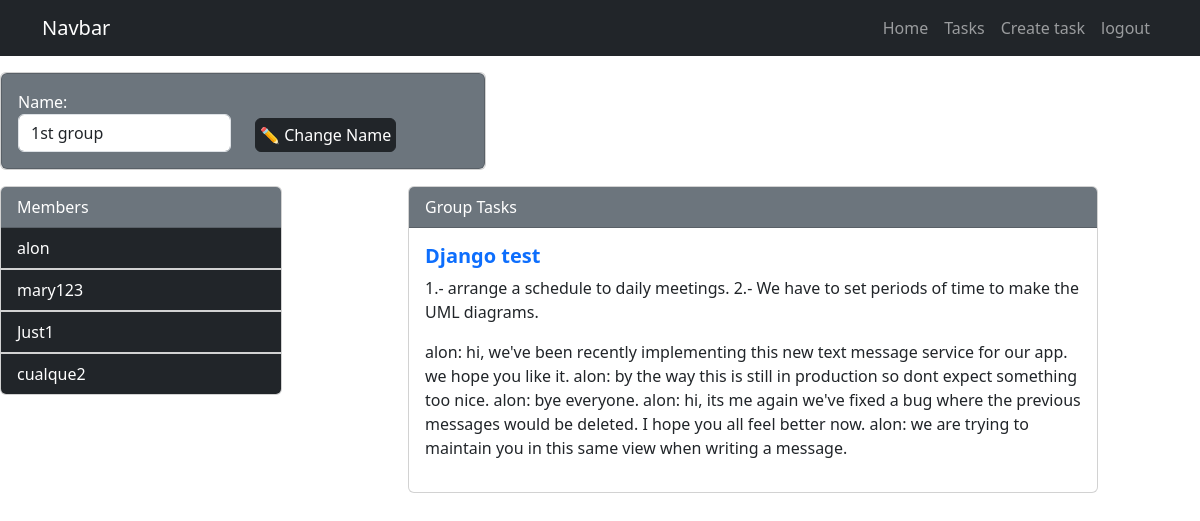
Page /tasks/manage/group/3/modify (signed in) on the committed database.
### tasks/models.py (models this page shows, shortened)
class GroupUsers(models.Model):
    name = models.CharField(max_length=128)
    members = models.ManyToManyField(User, through="GroupMembers")

class GroupMembers(models.Model):
    person = models.ForeignKey(User, on_delete=models.CASCADE)
    group = models.ForeignKey(GroupUsers, on_delete=models.CASCADE, related_name='group_members')
    date_joined = models.DateTimeField(auto_now_add=True)
    invite_reason = models.CharField(max_length=64, null=True)

class TaskGroup(models.Model):
    title = models.CharField(max_length=100)
    description = models.TextField(blank=True)
    created = models.DateTimeField(auto_now_add=True)
    datecompleted = models.DateTimeField(null=True, blank=True)
    coment= models.TextField(blank=True)
    group = models.ForeignKey(GroupUsers, on_delete=models.CASCADE, related_name='task_groups')

### tasks/views.py (the view)
# urls.py: path('tasks/manage/group/<int:group_id>/modify',views.modifyGroup, name="modifyGroup"),
def modifyGroup(request, group_id):
    if request.method == 'GET':
        group = get_object_or_404(GroupUsers , pk= group_id)
        members = GroupMembers.objects.filter(group=group_id)
        tasks = TaskGroup.objects.filter(group=group_id)
        form = GroupForm(instance=group)
        return render (request, 'group_detail.html' , {'form':form , 'members':members, 'tasks':tasks})
    else:
        group = get_object_or_404(GroupUsers,pk= group_id)
        form= GroupForm(request.POST, instance=group)
        form.save()
        return redirect('managegroup')

### tasks/forms.py
class GroupForm(forms.ModelForm):
    class Meta:
        model = GroupUsers
        fields = ['name']
        widgets = {
            'name': forms.TextInput(attrs={'class': 'form-control','placeholder':'Enter name of group'}),
        }

### tasks/templates/group_detail.html (shortened to what this page needs)
{% extends 'base.html' %}
{% block content %}
    <div class="row mt-3">
        <div class="col-5">
            <div class="card">
                <div class="card card-body text-white bg-secondary">
                    <form method="POST">
                        <div class="row align-items-end">
                            <div class="col">
                                {{form}}
                            </div>
                            <div class="col">
                                <button class="btn btn-dark p-1"> ✏️ Change Name </button>
                            </div>
                        </div>
                    </form>
                </div>
            </div>
        </div>
    </div>
    <div class="row mt-3 ">
        <div class="col-3">
            <div class="card">
                <div class="card-header bg-secondary text-white">Members</div>
                {% for x in members %}
                <ul class="list-group list-group-flush">
                    <li class="list-group-item bg-dark text-white">{{x.person.username}}</li>
                </ul>
                {% endfor %}
            </div>
        </div>
        <div class="col-7 mx-auto">
            <div class="card">
                <div class="card-header bg-secondary text-white">Group Tasks</div>
                {% for x in tasks %}
                <div class="card-body">
                    <h5 class="card-title">
                        <a class="text-decoration-none" href="{% url 'groupTaskDetail' x.id %}">
                            <strong> {{x.title}}</strong>
                        </a>
                    </h5>
                    <p class="card-text">{{x.description}}</p>
                    <p class="card-text">{{x.coment}}</p>
                </div>
                {% endfor %}
            </div>
        </div>
    </div>
{% endblock %}

### rows in the picture
GroupUsers: name "1st group"
GroupMembers: person.username "alon"
GroupMembers: person.username "mary123"
GroupMembers: person.username "Just1"
GroupMembers: person.username "cualque2"
TaskGroup: title "Django test", description "1.- arrange a schedule to daily meetings. 2.- We have to set periods of time to make the UML diagrams.", coment "alon: hi, we've been recently implementing this new text message service for our app. we hope you like it. alon: by the way this is still in production so dont expect something too nice. alon: bye everyone. alon: hi, its me again we've fixed a bug where the previous messages would be deleted. I hope you all feel better now. alon: we are trying to maintain you in this same view when writing a message."
